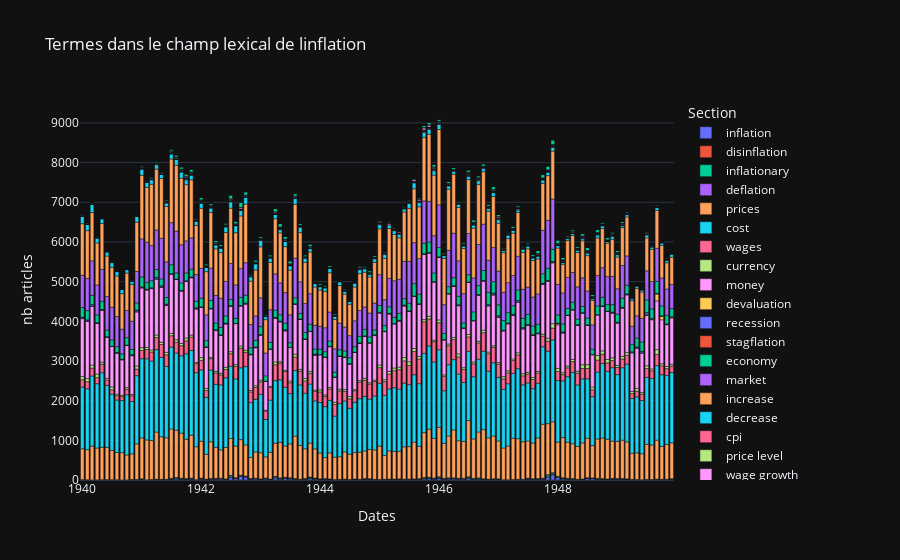

Notebook code cell kept with this figure:
### Markdown cell above
Analyse plus précise selon les termes utilisés

### Code cell
sections = [col for col in df["freq_1940_1949"].columns if col not in ['key','nbre_articles','perc','total']]
print(sections)

# Transform DataFrame from Wide to Long Format
df_long = df["freq_1940_1949"].melt(
    id_vars='key',  
    value_vars=sections,  
    var_name='Section',
    value_name='Value'
)

graph = px.bar(
    df_long,
    x='key',  
    y='Value',    
    color='Section',  
    title='Termes dans le champ lexical de linflation',
    labels={'Value': 'nb articles', 'key': 'Dates'}
)

graph.update_layout(template="plotly_dark")

graph.show(config={"scrollZoom": True, "displayModeBar": True})
